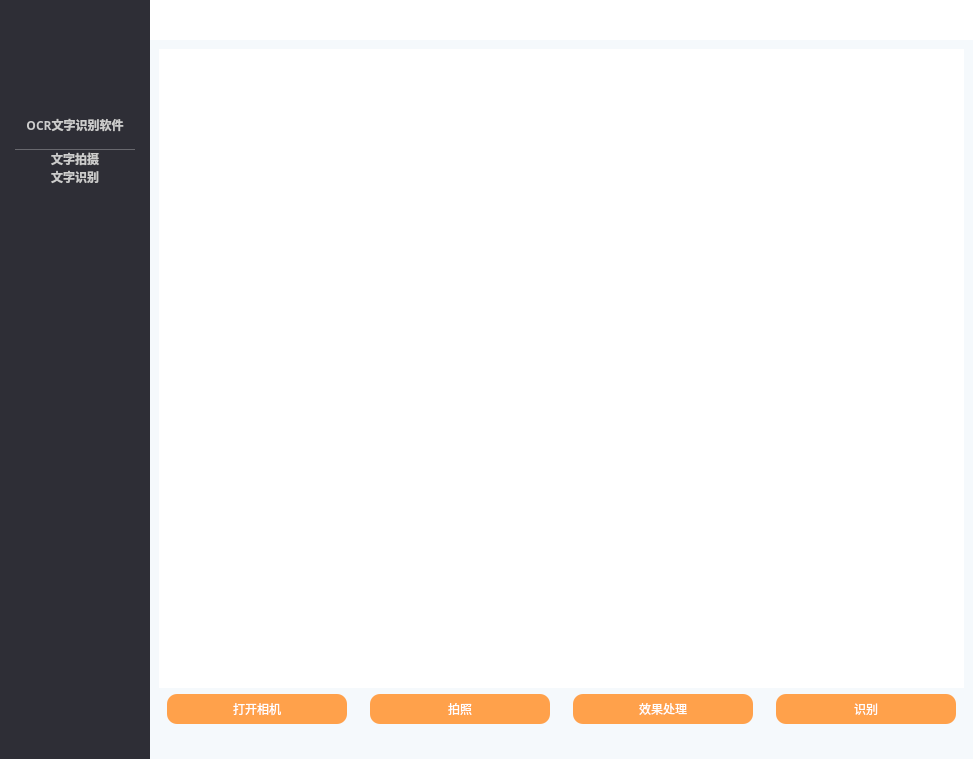
<?xml version="1.0" encoding="UTF-8"?>
<ui version="4.0">
 <class>Unframewindow</class>
 <widget class="QMainWindow" name="Unframewindow">
  <property name="windowModality">
   <enum>Qt::NonModal</enum>
  </property>
  <property name="geometry">
   <rect>
    <x>0</x>
    <y>0</y>
    <width>973</width>
    <height>759</height>
   </rect>
  </property>
  <property name="mouseTracking">
   <bool>true</bool>
  </property>
  <property name="windowTitle">
   <string>MainWindow</string>
  </property>
  <property name="statusTip">
   <string/>
  </property>
  <property name="autoFillBackground">
   <bool>false</bool>
  </property>
  <property name="styleSheet">
   <string notr="true">QListWidget, QListView, QTreeWidget, QTreeView {
    outline: 0px;
}

QListWidget {
    
    color: #cccccc;
    background: #2e2e36;
}

QListWidget::Item:selected {
    background: #26262e;
	color: #fd7e19;
    border-left: 5px solid #fd9536;
	
}
HistoryPanel:hover {
    background: rgb(52, 52, 52);
}
/**********Title**********/
QTitleLabel{
        background-color: Gainsboro;
        font: 100 10pt;
}


/**********Button**********/
QTitleButton{
    background-color: rgba(255, 255, 255, 0);
    color: black;
    border: 0px;
    font: 100 10pt;
}
QTitleButton#MinButton:hover,#MaxButton:hover{
    background-color: #D0D0D1;
    border: 0px;
    font: 100 10pt;


}

QTitleButton#CloseButton:hover{
    background-color: #D32424;
    color: white;
    border: 0px;
    font: 100 10pt;
	
}

QTitleButton#MinButton{
    image: url(./resource/short.png);
	
}
QTitleButton#CloseButton{
	 image: url(./resource/exit.png);
}
QTitleButton#MaxButton{
	 image: url(./resource/restore.png);
}


</string>
  </property>
  <property name="unifiedTitleAndToolBarOnMac">
   <bool>false</bool>
  </property>
  <widget class="QWidget" name="centralwidget">
   <layout class="QHBoxLayout" name="horizontalLayout_2">
    <property name="spacing">
     <number>0</number>
    </property>
    <property name="leftMargin">
     <number>0</number>
    </property>
    <property name="topMargin">
     <number>0</number>
    </property>
    <property name="rightMargin">
     <number>0</number>
    </property>
    <property name="bottomMargin">
     <number>0</number>
    </property>
    <item>
     <widget class="QWidget" name="left" native="true">
      <property name="sizePolicy">
       <sizepolicy hsizetype="Fixed" vsizetype="Expanding">
        <horstretch>0</horstretch>
        <verstretch>0</verstretch>
       </sizepolicy>
      </property>
      <property name="minimumSize">
       <size>
        <width>150</width>
        <height>0</height>
       </size>
      </property>
      <property name="maximumSize">
       <size>
        <width>150</width>
        <height>16777215</height>
       </size>
      </property>
      <property name="mouseTracking">
       <bool>true</bool>
      </property>
      <property name="styleSheet">
       <string notr="true">background: #2e2e36;</string>
      </property>
      <layout class="QVBoxLayout" name="verticalLayout">
       <property name="spacing">
        <number>0</number>
       </property>
       <property name="leftMargin">
        <number>0</number>
       </property>
       <property name="topMargin">
        <number>0</number>
       </property>
       <property name="rightMargin">
        <number>0</number>
       </property>
       <property name="bottomMargin">
        <number>0</number>
       </property>
       <item>
        <widget class="QLabel" name="icon_1">
         <property name="sizePolicy">
          <sizepolicy hsizetype="Expanding" vsizetype="Expanding">
           <horstretch>0</horstretch>
           <verstretch>0</verstretch>
          </sizepolicy>
         </property>
         <property name="minimumSize">
          <size>
           <width>150</width>
           <height>100</height>
          </size>
         </property>
         <property name="maximumSize">
          <size>
           <width>150</width>
           <height>100</height>
          </size>
         </property>
         <property name="mouseTracking">
          <bool>true</bool>
         </property>
         <property name="styleSheet">
          <string notr="true">image: url(:/icon/res/OCR识别异常记录.png);

background-color: #2e2e36;</string>
         </property>
         <property name="text">
          <string/>
         </property>
         <property name="wordWrap">
          <bool>false</bool>
         </property>
         <property name="buddy">
          <cstring></cstring>
         </property>
        </widget>
       </item>
       <item alignment="Qt::AlignHCenter">
        <widget class="QLabel" name="icon_bottom_label">
         <property name="minimumSize">
          <size>
           <width>120</width>
           <height>50</height>
          </size>
         </property>
         <property name="maximumSize">
          <size>
           <width>120</width>
           <height>50</height>
          </size>
         </property>
         <property name="font">
          <font>
           <family>等线</family>
           <weight>75</weight>
           <bold>true</bold>
          </font>
         </property>
         <property name="styleSheet">
          <string notr="true">background: #2e2e36;
color: #cccccc;
border-bottom:0.5px solid rgb(240, 240, 240,30%);

</string>
         </property>
         <property name="frameShape">
          <enum>QFrame::NoFrame</enum>
         </property>
         <property name="frameShadow">
          <enum>QFrame::Plain</enum>
         </property>
         <property name="lineWidth">
          <number>0</number>
         </property>
         <property name="text">
          <string>&lt;html&gt;&lt;head/&gt;&lt;body&gt;&lt;p&gt;&lt;span style=&quot; font-weight:600;&quot;&gt;OCR文字识别软件&lt;/span&gt;&lt;/p&gt;&lt;/body&gt;&lt;/html&gt;</string>
         </property>
         <property name="scaledContents">
          <bool>false</bool>
         </property>
         <property name="alignment">
          <set>Qt::AlignCenter</set>
         </property>
        </widget>
       </item>
       <item>
        <widget class="QListWidget" name="left_widget">
         <property name="minimumSize">
          <size>
           <width>150</width>
           <height>0</height>
          </size>
         </property>
         <property name="maximumSize">
          <size>
           <width>150</width>
           <height>16777215</height>
          </size>
         </property>
         <property name="baseSize">
          <size>
           <width>0</width>
           <height>0</height>
          </size>
         </property>
         <property name="mouseTracking">
          <bool>true</bool>
         </property>
         <property name="styleSheet">
          <string notr="true">QListWidget, QListView, QTreeWidget, QTreeView {
    outline: 0px;
}

QListWidget {
    
    color: #cccccc;
    background: #2e2e36;
}

QListWidget::Item:selected {
    background: #26262e;
	color: #fd7e19;
    border-left: 5px solid #fd9536;
	
}
HistoryPanel:hover {
    background: rgb(52, 52, 52);
}</string>
         </property>
         <property name="frameShape">
          <enum>QFrame::NoFrame</enum>
         </property>
         <property name="selectionRectVisible">
          <bool>false</bool>
         </property>
         <item>
          <property name="text">
           <string>文字拍摄</string>
          </property>
          <property name="font">
           <font>
            <weight>75</weight>
            <bold>true</bold>
           </font>
          </property>
          <property name="textAlignment">
           <set>AlignCenter</set>
          </property>
          <property name="icon">
           <iconset resource="../picture.qrc">
            <normaloff>:/icon/test/resource/极速响应.png</normaloff>
            <selectedoff>:/icon/test/resource/极速识别.png</selectedoff>:/icon/test/resource/极速响应.png</iconset>
          </property>
         </item>
         <item>
          <property name="text">
           <string>文字识别</string>
          </property>
          <property name="font">
           <font>
            <weight>75</weight>
            <bold>true</bold>
           </font>
          </property>
          <property name="textAlignment">
           <set>AlignCenter</set>
          </property>
          <property name="icon">
           <iconset resource="../picture.qrc">
            <normaloff>:/icon/test/resource/文字.png</normaloff>
            <selectedoff>:/icon/test/resource/文字 (1).png</selectedoff>:/icon/test/resource/文字.png</iconset>
          </property>
         </item>
        </widget>
       </item>
      </layout>
     </widget>
    </item>
    <item>
     <widget class="QWidget" name="right_widget" native="true">
      <layout class="QVBoxLayout" name="verticalLayout_2">
       <property name="spacing">
        <number>0</number>
       </property>
       <property name="leftMargin">
        <number>0</number>
       </property>
       <property name="topMargin">
        <number>0</number>
       </property>
       <property name="rightMargin">
        <number>0</number>
       </property>
       <property name="bottomMargin">
        <number>0</number>
       </property>
       <item>
        <widget class="QWidget" name="label_widget" native="true">
         <property name="sizePolicy">
          <sizepolicy hsizetype="Ignored" vsizetype="Preferred">
           <horstretch>0</horstretch>
           <verstretch>0</verstretch>
          </sizepolicy>
         </property>
         <property name="minimumSize">
          <size>
           <width>0</width>
           <height>40</height>
          </size>
         </property>
         <property name="maximumSize">
          <size>
           <width>16777215</width>
           <height>40</height>
          </size>
         </property>
         <property name="mouseTracking">
          <bool>true</bool>
         </property>
         <property name="styleSheet">
          <string notr="true">QWidget#label_widget{
    background-color: rgb(255, 255, 255);
    


}
</string>
         </property>
         <layout class="QHBoxLayout" name="horizontalLayout">
          <property name="spacing">
           <number>0</number>
          </property>
          <property name="leftMargin">
           <number>0</number>
          </property>
          <property name="topMargin">
           <number>0</number>
          </property>
          <property name="rightMargin">
           <number>0</number>
          </property>
          <property name="bottomMargin">
           <number>0</number>
          </property>
          <item>
           <spacer name="horizontalSpacer">
            <property name="orientation">
             <enum>Qt::Horizontal</enum>
            </property>
            <property name="sizeType">
             <enum>QSizePolicy::Expanding</enum>
            </property>
            <property name="sizeHint" stdset="0">
             <size>
              <width>40</width>
              <height>20</height>
             </size>
            </property>
           </spacer>
          </item>
          <item>
           <widget class="QTitleButton" name="MinButton">
            <property name="sizePolicy">
             <sizepolicy hsizetype="Expanding" vsizetype="Expanding">
              <horstretch>0</horstretch>
              <verstretch>0</verstretch>
             </sizepolicy>
            </property>
            <property name="maximumSize">
             <size>
              <width>40</width>
              <height>16777215</height>
             </size>
            </property>
            <property name="cursor">
             <cursorShape>PointingHandCursor</cursorShape>
            </property>
            <property name="mouseTracking">
             <bool>true</bool>
            </property>
            <property name="toolTip">
             <string>最小化</string>
            </property>
            <property name="styleSheet">
             <string notr="true"/>
            </property>
            <property name="text">
             <string/>
            </property>
            <property name="flat">
             <bool>true</bool>
            </property>
           </widget>
          </item>
          <item>
           <widget class="QTitleButton" name="MaxButton">
            <property name="sizePolicy">
             <sizepolicy hsizetype="Expanding" vsizetype="Expanding">
              <horstretch>0</horstretch>
              <verstretch>0</verstretch>
             </sizepolicy>
            </property>
            <property name="minimumSize">
             <size>
              <width>40</width>
              <height>0</height>
             </size>
            </property>
            <property name="maximumSize">
             <size>
              <width>40</width>
              <height>16777215</height>
             </size>
            </property>
            <property name="cursor">
             <cursorShape>PointingHandCursor</cursorShape>
            </property>
            <property name="mouseTracking">
             <bool>true</bool>
            </property>
            <property name="toolTip">
             <string>最大化</string>
            </property>
            <property name="text">
             <string/>
            </property>
            <property name="flat">
             <bool>true</bool>
            </property>
           </widget>
          </item>
          <item>
           <widget class="QTitleButton" name="CloseButton">
            <property name="sizePolicy">
             <sizepolicy hsizetype="Expanding" vsizetype="Expanding">
              <horstretch>0</horstretch>
              <verstretch>0</verstretch>
             </sizepolicy>
            </property>
            <property name="minimumSize">
             <size>
              <width>40</width>
              <height>0</height>
             </size>
            </property>
            <property name="maximumSize">
             <size>
              <width>40</width>
              <height>16777215</height>
             </size>
            </property>
            <property name="cursor">
             <cursorShape>PointingHandCursor</cursorShape>
            </property>
            <property name="mouseTracking">
             <bool>true</bool>
            </property>
            <property name="toolTip">
             <string>关闭窗口</string>
            </property>
            <property name="text">
             <string/>
            </property>
            <property name="flat">
             <bool>true</bool>
            </property>
           </widget>
          </item>
         </layout>
        </widget>
       </item>
       <item>
        <widget class="QStackedWidget" name="stack_page">
         <property name="minimumSize">
          <size>
           <width>0</width>
           <height>0</height>
          </size>
         </property>
         <property name="currentIndex">
          <number>0</number>
         </property>
         <widget class="QWidget" name="page">
          <property name="styleSheet">
           <string notr="true">QWidget#page{
	background-color: rgb(245, 249, 252);
}



</string>
          </property>
          <layout class="QVBoxLayout" name="verticalLayout_7" stretch="1,0,0">
           <item>
            <widget class="QLabel" name="label_show_camera">
             <property name="styleSheet">
              <string notr="true">background-color: rgb(255, 255, 255);
image: url(:/icon/test/resource/camera.png);</string>
             </property>
             <property name="text">
              <string>&lt;html&gt;&lt;head/&gt;&lt;body&gt;&lt;p align=&quot;center&quot;&gt;&lt;br/&gt;&lt;/p&gt;&lt;/body&gt;&lt;/html&gt;</string>
             </property>
             <property name="scaledContents">
              <bool>false</bool>
             </property>
             <property name="alignment">
              <set>Qt::AlignBottom|Qt::AlignLeading|Qt::AlignLeft</set>
             </property>
            </widget>
           </item>
           <item>
            <layout class="QGridLayout" name="gridLayout" rowstretch="0">
             <property name="horizontalSpacing">
              <number>15</number>
             </property>
             <property name="verticalSpacing">
              <number>0</number>
             </property>
             <item row="0" column="0">
              <widget class="QPushButton" name="cam_photo">
               <property name="minimumSize">
                <size>
                 <width>180</width>
                 <height>30</height>
                </size>
               </property>
               <property name="maximumSize">
                <size>
                 <width>180</width>
                 <height>30</height>
                </size>
               </property>
               <property name="cursor">
                <cursorShape>PointingHandCursor</cursorShape>
               </property>
               <property name="styleSheet">
                <string notr="true">
QPushButton:hover
{
    /*背景颜色*/  
    background-color: rgb(253, 149, 54);
	
}
QPushButton
{
	background-color: rgb(255, 161, 75);
    border-radius:10px;
	color: rgb(255, 255, 255);
	border: 0px;
	font: 9pt &quot;微软雅黑&quot;  ;
}
</string>
               </property>
               <property name="text">
                <string>打开相机</string>
               </property>
              </widget>
             </item>
             <item row="0" column="3">
              <widget class="QPushButton" name="cam_project">
               <property name="minimumSize">
                <size>
                 <width>180</width>
                 <height>30</height>
                </size>
               </property>
               <property name="maximumSize">
                <size>
                 <width>180</width>
                 <height>30</height>
                </size>
               </property>
               <property name="font">
                <font>
                 <family>微软雅黑</family>
                 <pointsize>9</pointsize>
                 <weight>50</weight>
                 <italic>false</italic>
                 <bold>false</bold>
                </font>
               </property>
               <property name="cursor">
                <cursorShape>PointingHandCursor</cursorShape>
               </property>
               <property name="styleSheet">
                <string notr="true">
QPushButton:hover
{
    /*背景颜色*/  
    background-color: rgb(253, 149, 54);
	
}
QPushButton
{
	background-color: rgb(255, 161, 75);
    border-radius:10px;
	color: rgb(255, 255, 255);
	border: 0px;
	font: 9pt &quot;微软雅黑&quot;  ;
}
</string>
               </property>
               <property name="text">
                <string>识别</string>
               </property>
              </widget>
             </item>
             <item row="0" column="2">
              <widget class="QPushButton" name="cam_deal">
               <property name="minimumSize">
                <size>
                 <width>180</width>
                 <height>30</height>
                </size>
               </property>
               <property name="maximumSize">
                <size>
                 <width>180</width>
                 <height>30</height>
                </size>
               </property>
               <property name="cursor">
                <cursorShape>PointingHandCursor</cursorShape>
               </property>
               <property name="styleSheet">
                <string notr="true">
QPushButton:hover
{
    /*背景颜色*/  
    background-color: rgb(253, 149, 54);
	
}
QPushButton
{
	background-color: rgb(255, 161, 75);
    border-radius:10px;
	color: rgb(255, 255, 255);
	border: 0px;
	font: 9pt &quot;微软雅黑&quot;  ;
}
</string>
               </property>
               <property name="text">
                <string>效果处理</string>
               </property>
              </widget>
             </item>
             <item row="0" column="1">
              <widget class="QPushButton" name="cam_open">
               <property name="minimumSize">
                <size>
                 <width>180</width>
                 <height>30</height>
                </size>
               </property>
               <property name="maximumSize">
                <size>
                 <width>180</width>
                 <height>30</height>
                </size>
               </property>
               <property name="cursor">
                <cursorShape>PointingHandCursor</cursorShape>
               </property>
               <property name="styleSheet">
                <string notr="true">
QPushButton:hover
{
    /*背景颜色*/  
    background-color: rgb(253, 149, 54);
	
}
QPushButton
{
	background-color: rgb(255, 161, 75);
    border-radius:10px;
	color: rgb(255, 255, 255);
	border: 0px;
	font: 9pt &quot;微软雅黑&quot;  ;
}
</string>
               </property>
               <property name="text">
                <string>拍照</string>
               </property>
              </widget>
             </item>
            </layout>
           </item>
           <item alignment="Qt::AlignRight">
            <widget class="QPushButton" name="cam_pic">
             <property name="sizePolicy">
              <sizepolicy hsizetype="Minimum" vsizetype="Fixed">
               <horstretch>20</horstretch>
               <verstretch>20</verstretch>
              </sizepolicy>
             </property>
             <property name="minimumSize">
              <size>
               <width>20</width>
               <height>20</height>
              </size>
             </property>
             <property name="maximumSize">
              <size>
               <width>20</width>
               <height>20</height>
              </size>
             </property>
             <property name="text">
              <string/>
             </property>
             <property name="icon">
              <iconset resource="../picture.qrc">
               <normaloff>:/icon/图片.png</normaloff>:/icon/图片.png</iconset>
             </property>
             <property name="flat">
              <bool>true</bool>
             </property>
            </widget>
           </item>
          </layout>
         </widget>
         <widget class="QWidget" name="page_2">
          <property name="styleSheet">
           <string notr="true">QWidget{
	background-color: rgb(245, 249, 252);
}
</string>
          </property>
          <layout class="QVBoxLayout" name="verticalLayout_6">
           <property name="spacing">
            <number>20</number>
           </property>
           <property name="bottomMargin">
            <number>20</number>
           </property>
           <item>
            <widget class="QWidget" name="widget" native="true">
             <layout class="QVBoxLayout" name="verticalLayout_3" stretch="3">
              <property name="spacing">
               <number>0</number>
              </property>
              <property name="leftMargin">
               <number>0</number>
              </property>
              <property name="topMargin">
               <number>0</number>
              </property>
              <property name="rightMargin">
               <number>0</number>
              </property>
              <property name="bottomMargin">
               <number>0</number>
              </property>
              <item>
               <widget class="QWidget" name="r_bottom_widget" native="true">
                <property name="styleSheet">
                 <string notr="true"/>
                </property>
                <layout class="QHBoxLayout" name="horizontalLayout_3" stretch="2,1">
                 <property name="spacing">
                  <number>15</number>
                 </property>
                 <property name="leftMargin">
                  <number>14</number>
                 </property>
                 <property name="topMargin">
                  <number>14</number>
                 </property>
                 <property name="rightMargin">
                  <number>14</number>
                 </property>
                 <property name="bottomMargin">
                  <number>14</number>
                 </property>
                 <item>
                  <widget class="QWidget" name="pic_widget" native="true">
                   <property name="enabled">
                    <bool>true</bool>
                   </property>
                   <property name="styleSheet">
                    <string notr="true">QWidget#pic_widget{
	border:0.5px solid lightgray; 
	background-color: rgb(255, 255, 255);
}

</string>
                   </property>
                   <layout class="QVBoxLayout" name="verticalLayout_4" stretch="0,3,1,0,0">
                    <property name="spacing">
                     <number>0</number>
                    </property>
                    <item alignment="Qt::AlignRight">
                     <widget class="QPushButton" name="delete_pic">
                      <property name="enabled">
                       <bool>true</bool>
                      </property>
                      <property name="sizePolicy">
                       <sizepolicy hsizetype="Minimum" vsizetype="Fixed">
                        <horstretch>0</horstretch>
                        <verstretch>0</verstretch>
                       </sizepolicy>
                      </property>
                      <property name="minimumSize">
                       <size>
                        <width>70</width>
                        <height>30</height>
                       </size>
                      </property>
                      <property name="maximumSize">
                       <size>
                        <width>70</width>
                        <height>30</height>
                       </size>
                      </property>
                      <property name="font">
                       <font>
                        <family>微软雅黑</family>
                        <pointsize>9</pointsize>
                        <weight>50</weight>
                        <italic>false</italic>
                        <bold>false</bold>
                        <kerning>true</kerning>
                       </font>
                      </property>
                      <property name="cursor">
                       <cursorShape>PointingHandCursor</cursorShape>
                      </property>
                      <property name="styleSheet">
                       <string notr="true">
QPushButton:hover
{
    /*背景颜色*/  
    background-color:rgb(240, 240, 240);
	
}
QPushButton
{
	background-color: rgb(255, 255, 255);
    
	color: rgb(253, 149, 54);
	border: 1px solid rgb(253, 149, 54) ;
	border-radius:7px;
	font: 9pt &quot;微软雅黑&quot;  ;
}
</string>
                      </property>
                      <property name="text">
                       <string>删除</string>
                      </property>
                      <property name="flat">
                       <bool>false</bool>
                      </property>
                     </widget>
                    </item>
                    <item>
                     <widget class="QLabel" name="pic_label_1">
                      <property name="enabled">
                       <bool>true</bool>
                      </property>
                      <property name="sizePolicy">
                       <sizepolicy hsizetype="Expanding" vsizetype="Expanding">
                        <horstretch>0</horstretch>
                        <verstretch>0</verstretch>
                       </sizepolicy>
                      </property>
                      <property name="styleSheet">
                       <string notr="true">
image: url(:/icon/test/resource/label_pic.png);
background-color: rgb(255, 255, 255);</string>
                      </property>
                      <property name="text">
                       <string/>
                      </property>
                     </widget>
                    </item>
                    <item>
                     <widget class="QLabel" name="pic_label_2">
                      <property name="enabled">
                       <bool>true</bool>
                      </property>
                      <property name="sizePolicy">
                       <sizepolicy hsizetype="Expanding" vsizetype="Expanding">
                        <horstretch>0</horstretch>
                        <verstretch>0</verstretch>
                       </sizepolicy>
                      </property>
                      <property name="maximumSize">
                       <size>
                        <width>16777215</width>
                        <height>200</height>
                       </size>
                      </property>
                      <property name="styleSheet">
                       <string notr="true">font: 9pt &quot;微软雅黑&quot;;
background-color: rgb(255, 255, 255);</string>
                      </property>
                      <property name="text">
                       <string>&lt;html&gt;&lt;head/&gt;&lt;body&gt;&lt;p align=&quot;center&quot;&gt;&lt;span style=&quot; font-size:12pt;&quot;&gt;支持JPG,  PNG格式图片&lt;/span&gt;&lt;/p&gt;&lt;/body&gt;&lt;/html&gt;</string>
                      </property>
                      <property name="buddy">
                       <cstring>upload_pic</cstring>
                      </property>
                     </widget>
                    </item>
                    <item alignment="Qt::AlignHCenter">
                     <widget class="QPushButton" name="upload_pic">
                      <property name="enabled">
                       <bool>true</bool>
                      </property>
                      <property name="sizePolicy">
                       <sizepolicy hsizetype="Minimum" vsizetype="Fixed">
                        <horstretch>0</horstretch>
                        <verstretch>0</verstretch>
                       </sizepolicy>
                      </property>
                      <property name="minimumSize">
                       <size>
                        <width>200</width>
                        <height>50</height>
                       </size>
                      </property>
                      <property name="maximumSize">
                       <size>
                        <width>200</width>
                        <height>50</height>
                       </size>
                      </property>
                      <property name="font">
                       <font>
                        <family>微软雅黑</family>
                        <pointsize>12</pointsize>
                        <weight>50</weight>
                        <italic>false</italic>
                        <bold>false</bold>
                        <kerning>true</kerning>
                       </font>
                      </property>
                      <property name="cursor">
                       <cursorShape>PointingHandCursor</cursorShape>
                      </property>
                      <property name="styleSheet">
                       <string notr="true">
QPushButton:hover
{
    /*背景颜色*/  
    background-color: rgb(253, 149, 54);
	
}
QPushButton
{
	background-color: rgb(255, 161, 75);
    
	color: rgb(255, 255, 255);
	border: 0px;
	font: 11.5pt &quot;微软雅黑&quot;  ;
}
</string>
                      </property>
                      <property name="text">
                       <string>上传图片</string>
                      </property>
                      <property name="flat">
                       <bool>false</bool>
                      </property>
                     </widget>
                    </item>
                    <item>
                     <widget class="QLabel" name="spaceitem">
                      <property name="minimumSize">
                       <size>
                        <width>0</width>
                        <height>50</height>
                       </size>
                      </property>
                      <property name="styleSheet">
                       <string notr="true">background-color: rgb(255, 255, 255);</string>
                      </property>
                      <property name="text">
                       <string/>
                      </property>
                     </widget>
                    </item>
                   </layout>
                  </widget>
                 </item>
                 <item>
                  <widget class="QWidget" name="text_widget" native="true">
                   <property name="styleSheet">
                    <string notr="true">QWidget#text_widget{
	border:0.5px solid lightgray; 
	background-color: rgb(255, 255, 255);
}


</string>
                   </property>
                   <layout class="QVBoxLayout" name="verticalLayout_5">
                    <item>
                     <widget class="QLabel" name="label_3">
                      <property name="styleSheet">
                       <string notr="true">font: 9pt &quot;微软雅黑&quot;;
background-color: rgb(255, 255, 255);
border-top:2px;
border-bottom:1px solid lightgray;
padding-bottom:8px ;</string>
                      </property>
                      <property name="text">
                       <string>识别结果</string>
                      </property>
                     </widget>
                    </item>
                    <item>
                     <widget class="QTextEdit" name="textEdit">
                      <property name="styleSheet">
                       <string notr="true">border:0px;
background-color: rgb(255, 255, 255);</string>
                      </property>
                      <property name="frameShadow">
                       <enum>QFrame::Sunken</enum>
                      </property>
                      <property name="lineWidth">
                       <number>0</number>
                      </property>
                      <property name="lineWrapMode">
                       <enum>QTextEdit::NoWrap</enum>
                      </property>
                      <property name="html">
                       <string>&lt;!DOCTYPE HTML PUBLIC &quot;-//W3C//DTD HTML 4.0//EN&quot; &quot;http://www.w3.org/TR/REC-html40/strict.dtd&quot;&gt;
&lt;html&gt;&lt;head&gt;&lt;meta name=&quot;qrichtext&quot; content=&quot;1&quot; /&gt;&lt;style type=&quot;text/css&quot;&gt;
p, li { white-space: pre-wrap; }
&lt;/style&gt;&lt;/head&gt;&lt;body style=&quot; font-family:'SimSun'; font-size:9pt; font-weight:400; font-style:normal;&quot;&gt;
&lt;p style=&quot;-qt-paragraph-type:empty; margin-top:0px; margin-bottom:0px; margin-left:0px; margin-right:0px; -qt-block-indent:0; text-indent:0px;&quot;&gt;&lt;br /&gt;&lt;/p&gt;&lt;/body&gt;&lt;/html&gt;</string>
                      </property>
                      <property name="cursorWidth">
                       <number>0</number>
                      </property>
                     </widget>
                    </item>
                   </layout>
                  </widget>
                 </item>
                </layout>
               </widget>
              </item>
             </layout>
            </widget>
           </item>
           <item alignment="Qt::AlignRight">
            <widget class="QPushButton" name="upload_pic_4">
             <property name="enabled">
              <bool>false</bool>
             </property>
             <property name="sizePolicy">
              <sizepolicy hsizetype="Minimum" vsizetype="Fixed">
               <horstretch>0</horstretch>
               <verstretch>0</verstretch>
              </sizepolicy>
             </property>
             <property name="minimumSize">
              <size>
               <width>250</width>
               <height>45</height>
              </size>
             </property>
             <property name="maximumSize">
              <size>
               <width>250</width>
               <height>45</height>
              </size>
             </property>
             <property name="font">
              <font>
               <family>微软雅黑</family>
               <pointsize>12</pointsize>
               <weight>50</weight>
               <italic>false</italic>
               <bold>false</bold>
               <kerning>true</kerning>
              </font>
             </property>
             <property name="styleSheet">
              <string notr="true">QPushButton:enabled
{
	background-color: rgb(255, 161, 75);
	color: rgb(255, 255, 255);
	border: 0px;
	font: 11.5pt &quot;微软雅黑&quot;  ;
}

QPushButton:hover
{
    /*背景颜色*/  
    background-color: rgb(253, 149, 54);
	
}

QPushButton:disabled
{
    /*背景颜色*/  
    background-color: lightgray;
	color: rgb(255, 255, 255);
	border: 0px;
	font: 11.5pt &quot;微软雅黑&quot;  ;
	
}</string>
             </property>
             <property name="text">
              <string>开始识别</string>
             </property>
             <property name="flat">
              <bool>false</bool>
             </property>
            </widget>
           </item>
          </layout>
         </widget>
        </widget>
       </item>
      </layout>
     </widget>
    </item>
   </layout>
  </widget>
  <widget class="QMenuBar" name="menubar">
   <property name="geometry">
    <rect>
     <x>0</x>
     <y>0</y>
     <width>973</width>
     <height>26</height>
    </rect>
   </property>
  </widget>
 </widget>
 <customwidgets>
  <customwidget>
   <class>QTitleButton</class>
   <extends>QPushButton</extends>
   <header>title</header>
  </customwidget>
 </customwidgets>
 <resources>
  <include location="../picture.qrc"/>
 </resources>
 <connections>
  <connection>
   <sender>upload_pic_4</sender>
   <signal>clicked()</signal>
   <receiver>Unframewindow</receiver>
   <slot>recognize()</slot>
   <hints>
    <hint type="sourcelabel">
     <x>835</x>
     <y>719</y>
    </hint>
    <hint type="destinationlabel">
     <x>857</x>
     <y>817</y>
    </hint>
   </hints>
  </connection>
 </connections>
 <slots>
  <slot>open_photo()</slot>
  <slot>recognize()</slot>
 </slots>
</ui>
